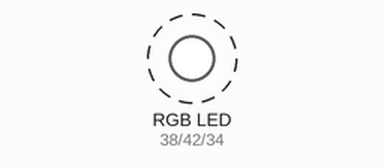
Recording of a sketch running on a simulated Arduino Mega 2560, built with avr-gcc and run on an emulated ATmega2560. Parts: an RGB LED mixed from three pins (HIGH = lit). Dashed ring = blinking.

Above: at 0.2 s.
Timing chart, 0 to 3.0 s (numbered marks = the images above):
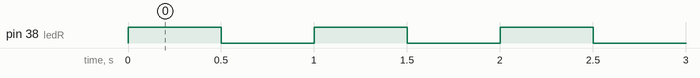

The sketch:

test_tx.ino
```cpp
/*
  test_tx.ino: testing the VLC transmitter
  Course: CESE4110 Visible Light Communication & Sensing
*/


/*
 * The VLC transmitter is equipped with an RGB LED.
 * The LED's three channels, R, G, B, can be controlled individually.
 * The R channel is connected to Pin 38 of the Arduino Due
 * The G channel is connected to Pin 42 of the Arduino Due
 * The B channel is connected to Pin 34 of the Arduino Due
 */
const int ledR= 38; // GPIO for controlling R channel
const int ledG= 42; // GPIO for controlling G channel
const int ledB= 34; // GPIO for controlling B channel


/*
 * Brightness of each channel.
 * The range of the brightness is [0, 255].
 * *  0 represents the highest brightness
 * *  255 represents the lowest brightness
 */
int britnessR = 255; // Default: lowest brightness
int britnessG = 255; // Default: lowest brightness
int britnessB = 255; // Default: lowest brightness


/*
 * Some configurations
 */
void setup() {
  Serial.begin(115200); // Set the Baud rate to 115200 bits/s
  while (Serial.available() > 0)
    Serial.read();

  pinMode(ledR, OUTPUT);
  pinMode(ledG, OUTPUT);
  pinMode(ledB, OUTPUT);

  analogWrite(ledR, britnessR); // Turn OFF the R channel
  analogWrite(ledG, britnessG); // Turn OFF the G channel
  analogWrite(ledB, britnessB); // Turn OFF the B channel
}

/*
 * The Main function
 */
void loop() {
  /*
   * In this simple test, only the R channel is used to transmit data.
   * The R channel is turned ON and OFF alternatively to transmit 1 and 0.
   * The TX frequency is set to 10 Hz, i.e., sending a symbol every 100 ms
   */
  analogWrite(ledR, britnessR);
  britnessR = (britnessR == 0 ? 255 : 0);

  delay(500); // TX frequency:  1s/400ms = 2.5 Hz
}
```

Measured:
- by itself, pin 38 (ledR): alternates HIGH for 0.50 s and LOW for 0.50 s
